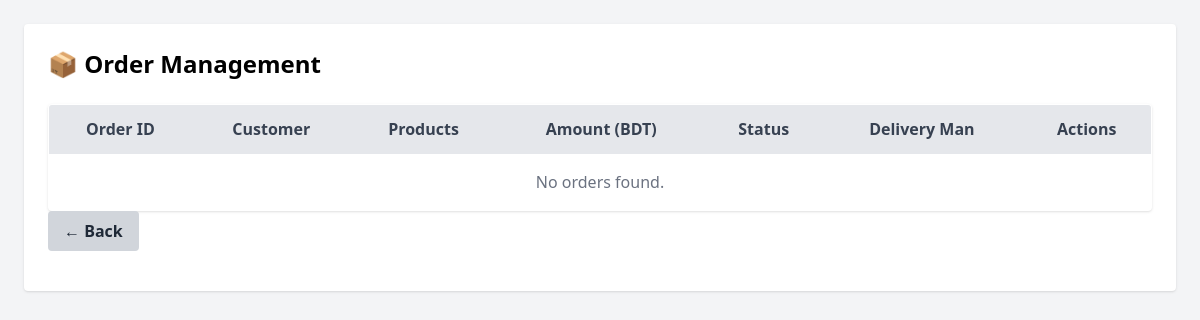
The app's page /admin/manage-orders (signed in), older data.
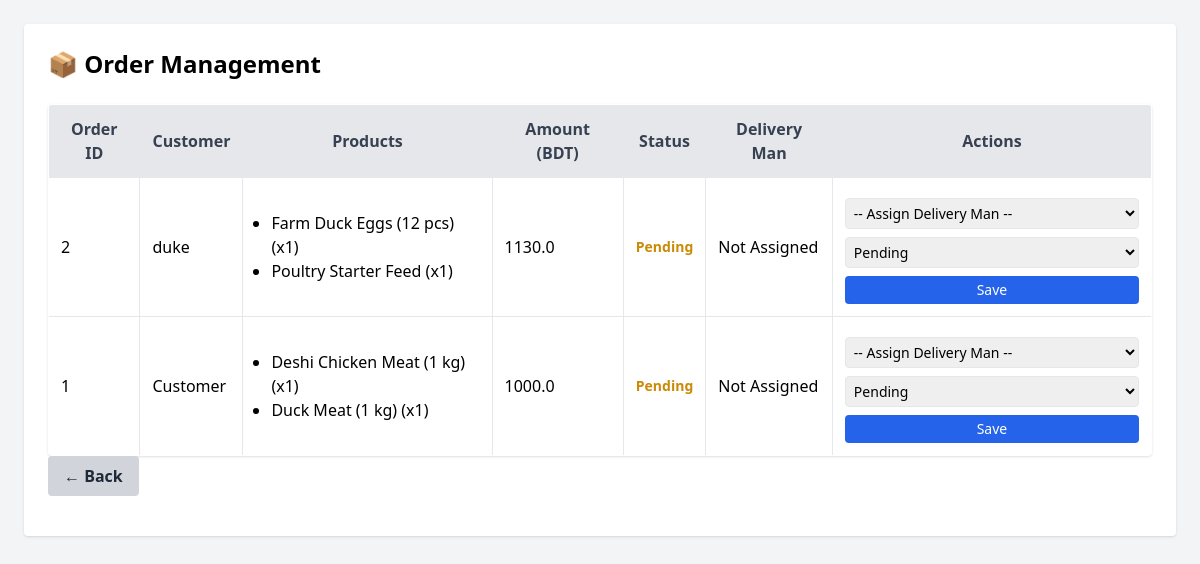
The same page, newer data.
### models.py (models this page shows, shortened)
class Order(db.Model):
    id = db.Column(db.Integer, primary_key=True)
    customer_id = db.Column(db.Integer, db.ForeignKey('user.id'))
    delivery_man_id = db.Column(db.Integer, db.ForeignKey('user.id'))
    status = db.Column(db.String(20), default='Pending')  # Pending, In Transit, Delivered, Cancelled
    total_amount = db.Column(db.Float)
    shipping_address = db.Column(db.Text)
    order_date = db.Column(db.DateTime, default=datetime.utcnow)
    delivery_date = db.Column(db.DateTime)
    priority = db.Column(db.Enum(PriorityLevel), default=PriorityLevel.medium)
    customer = db.relationship('User', foreign_keys=[customer_id], backref='customer_orders')
    delivery_man = db.relationship('User', foreign_keys=[delivery_man_id], backref='delivery_orders')
    @property
    def customer_name(self):
        return self.customer.name if self.customer else "Unknown Customer"

class User(db.Model):
    id = db.Column(db.Integer, primary_key=True)
    email = db.Column(db.String(100), unique=True, nullable=False)
    name = db.Column(db.String(100), nullable=False)
    password = db.Column(db.String(200), nullable=False)
    role = db.Column(db.String(50), nullable=False)  # admin, manager, farmer, delivery_man, customer
    phone = db.Column(db.String(20))
    address = db.Column(db.Text)
    blood_group = db.Column(db.String(5))
    image = db.Column(db.String(200))

class OrderItem(db.Model):
    id = db.Column(db.Integer, primary_key=True)
    order_id = db.Column(db.Integer, db.ForeignKey('order.id'))
    product_id = db.Column(db.Integer, db.ForeignKey('product.id'))
    quantity = db.Column(db.Integer, default=1)
    price = db.Column(db.Float)
    order = db.relationship('Order', backref='items')
    product = db.relationship('Product')

class Product(db.Model):
    id = db.Column(db.Integer, primary_key=True)
    name = db.Column(db.String(100), nullable=False)
    category = db.Column(db.String(100), nullable=False)
    quantity = db.Column(db.Integer, nullable=False)
    unit_price = db.Column(db.Float, nullable=False)
    product_description = db.Column(db.String(200), nullable=True)
    image = db.Column(db.String(100), nullable=True)  # Add this line for the image
    added_by = db.Column(db.Integer, db.ForeignKey('user.id'), nullable=False)

### app.py (the view, shortened to what this page needs)
@app.route('/admin/manage-orders', methods=['GET', 'POST'])
def manage_orders():
    if 'user_id' not in session:
        return redirect(url_for('login'))
    user = User.query.get(session['user_id'])
    if not user or user.role not in ['admin', 'manager']:
        return redirect(url_for('login'))
    orders = Order.query.order_by(Order.priority.desc(), Order.order_date.desc()).all()
    delivery_men = User.query.filter_by(role='delivery_man').all()
    return render_template('admin_manager_orders.html', user=user, orders=orders, delivery_men=delivery_men)

### templates/admin_manager_orders.html (shortened to what this page needs)
<!DOCTYPE html>
<html lang="en">
<head>
    <script src="https://cdn.tailwindcss.com"></script>
</head>
<body class="bg-gray-100 p-6">
  <div class="max-w-7xl mx-auto bg-white p-6 rounded shadow">
    <h1 class="text-2xl font-bold mb-6">📦 Order Management</h1>
    <table class="min-w-full bg-white border rounded shadow overflow-hidden">
      <thead class="bg-gray-200 text-gray-700">
        <tr>
          <th class="p-3 border">Order ID</th>
          <th class="p-3 border">Customer</th>
          <th class="p-3 border">Products</th>
          <th class="p-3 border">Amount (BDT)</th>
          <th class="p-3 border">Status</th>
          <th class="p-3 border">Delivery Man</th>
          <th class="p-3 border">Actions</th>
        </tr>
      </thead>
      <tbody>
        {% for order in orders %}
        <tr class="border-t">
          <td class="p-3 border">{{ order.id }}</td>
          <td class="p-3 border">{{ order.customer_name }}</td>
          <td class="p-3 border">
            <ul class="list-disc pl-4">
              {% for item in order.items %}
              <li>{{ item.product.name }} (x{{ item.quantity }})</li>
              {% endfor %}
            </ul>
          </td>
          <td class="p-3 border">{{ order.total_amount }}</td>
          <td class="p-3 border font-semibold text-sm">
            <span class="{% if order.status == 'Pending' %}text-yellow-600{% elif order.status == 'In Transit' %}text-blue-600{% elif order.status == 'Delivered' %}text-green-600{% endif %}">
              {{ order.status }}
            </span>
          </td>
          <td class="p-3 border">
            {{ order.delivery_man.name if order.delivery_man else "Not Assigned" }}
          </td>
          <td class="p-3 border">
            <form method="POST" class="space-y-2">
              <select name="delivery_man_id" class="border p-1 rounded w-full text-sm">
                <option value="">-- Assign Delivery Man --</option>
              </select>
              <select name="status" class="border p-1 rounded w-full text-sm">
                <option value="Pending" {% if order.status == 'Pending' %}selected{% endif %}>Pending</option>
              </select>
              <button type="submit" class="bg-blue-600 text-white w-full py-1 rounded hover:bg-blue-700 text-sm">
                Save
              </button>
            </form>
          </td>
        </tr>
        {% else %}
        <tr>
          <td colspan="7" class="p-4 text-center text-gray-500">No orders found.</td>
        </tr>
        {% endfor %}
      </tbody>
    </table>
    <div class="mb-4">
      <a href="{% if user.role == 'admin' %}{{ url_for('admin_panel') }}{% elif user.role == 'manager' %}{{ url_for('manager_dashboard') }}{% else %}{{ url_for('customer_dashboard') }}{% endif %}"
        class="inline-block bg-gray-300 hover:bg-gray-400 text-gray-800 font-semibold py-2 px-4 rounded">
        ← Back
      </a>
    </div>
  </div>
</body>
</html>

Row changes from the older to the newer data that the page shows:
added Order: id "2", customer_name "duke", total_amount "1130.0", status "Pending", delivery_man "Not Assigned"
added OrderItem: product.name "Farm Duck Eggs (12 pcs)", quantity "1", shown under "2"
added OrderItem: product.name "Poultry Starter Feed", quantity "1", shown under "2"
added Order: id "1", customer_name "Customer", total_amount "1000.0", status "Pending", delivery_man "Not Assigned"
added OrderItem: product.name "Deshi Chicken Meat (1 kg)", quantity "1"
added OrderItem: product.name "Duck Meat (1 kg)", quantity "1"
Text that changed along with them:
text no longer shown: "No orders found."
